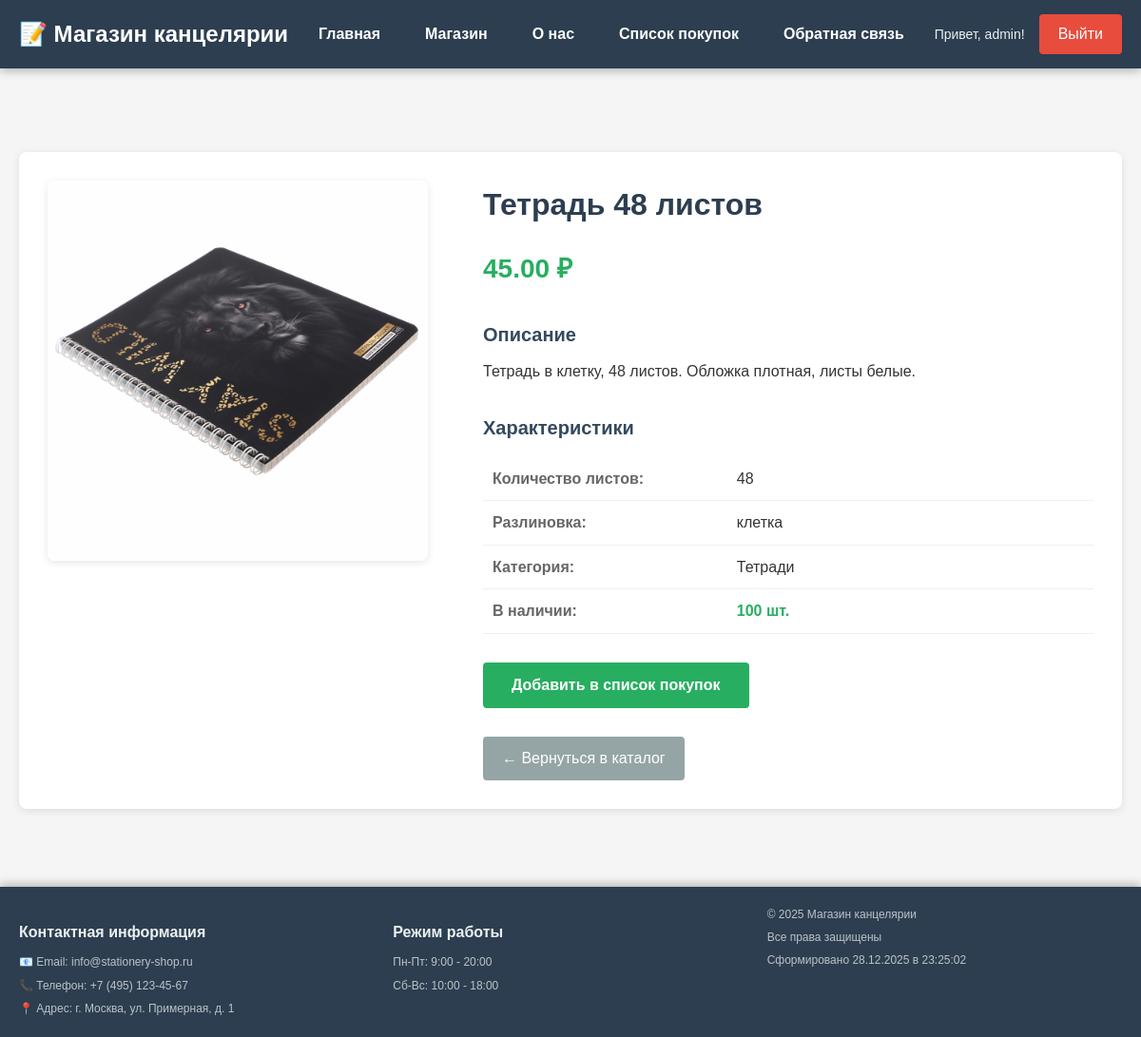
/product.php?id=4 (signed in), run on the app's committed database.
### tables this page shows
CREATE TABLE IF NOT EXISTS users (
    id INT AUTO_INCREMENT PRIMARY KEY,
    login VARCHAR(50) UNIQUE NOT NULL,
    password VARCHAR(255) NOT NULL,
    email VARCHAR(100),
    created_at TIMESTAMP DEFAULT CURRENT_TIMESTAMP
);

CREATE TABLE IF NOT EXISTS products (
    id INT AUTO_INCREMENT PRIMARY KEY,
    name VARCHAR(200) NOT NULL,
    description TEXT,
    price DECIMAL(10, 2) NOT NULL,
    image VARCHAR(255),
    category VARCHAR(100),
    characteristics TEXT,
    quantity INT DEFAULT 0,
    created_at TIMESTAMP DEFAULT CURRENT_TIMESTAMP
);

### product.php (the view, shortened to what this page needs)
<?php
include 'header.php';
$product_id = intval($_GET['id']);
$stmt = $mysql->prepare("SELECT * FROM products WHERE id = ?");
$stmt->bind_param("i", $product_id);
$stmt->execute();
$result = $stmt->get_result();
$product = $result->fetch_assoc();
$characteristics = [];
if (!empty($product['characteristics'])) {
    $chars = explode(', ', $product['characteristics']);
    foreach ($chars as $char) {
        $parts = explode(': ', $char);
        if (count($parts) == 2) {
            $characteristics[$parts[0]] = $parts[1];
        }
    }
}
?>
<div class="main-content">
    <div class="product-detail-container">
        <div class="product-detail-image">
            <img src="images/<?php echo htmlspecialchars($product['image']); ?>"
                 alt="<?php echo htmlspecialchars($product['name']); ?>"
                 onerror="this.src='images/no-image.jpg'">
        </div>
        <div class="product-detail-info">
            <h1><?php echo htmlspecialchars($product['name']); ?></h1>
            <div class="product-price-large">
                <strong><?php echo number_format($product['price'], 2, '.', ' '); ?> ₽</strong>
            </div>
            <div class="product-description-full">
                <h3>Описание</h3>
                <p><?php echo nl2br(htmlspecialchars($product['description'])); ?></p>
            </div>
            <div class="product-characteristics">
                <h3>Характеристики</h3>
                <table class="characteristics-table">
                    <?php if (!empty($characteristics)): ?>
                        <?php foreach ($characteristics as $key => $value): ?>
                            <tr>
                                <td><strong><?php echo htmlspecialchars($key); ?>:</strong></td>
                                <td><?php echo htmlspecialchars($value); ?></td>
                            </tr>
                        <?php endforeach; ?>
                    <?php else: ?>
                        <tr>
                            <td colspan="2">Характеристики не указаны</td>
                        </tr>
                    <?php endif; ?>
                    <tr>
                        <td><strong>Категория:</strong></td>
                        <td><?php echo htmlspecialchars($product['category']); ?></td>
                    </tr>
                    <tr>
                        <td><strong>В наличии:</strong></td>
                        <td>
                            <?php if ($product['quantity'] > 0): ?>
                                <span class="in-stock"><?php echo $product['quantity']; ?> шт.</span>
                            <?php else: ?>
                                <span class="out-of-stock">Нет в наличии</span>
                            <?php endif; ?>
                        </td>
                    </tr>
                </table>
            </div>
            <?php if (isset($_SESSION['user_id']) && $product['quantity'] > 0): ?>
                <div class="add-to-cart-section">
                    <button onclick="addToCart(<?php echo $product['id']; ?>)" class="add-to-cart-btn">
                        Добавить в список покупок
                    </button>
                </div>
            <?php elseif (!isset($_SESSION['user_id'])): ?>
                <div class="login-required">
                    <p>Для добавления товара в список покупок необходимо <a href="login.php">войти</a> в систему</p>
                </div>
            <?php endif; ?>
            <div class="back-to-shop">
                <a href="shop.php" class="back-btn">← Вернуться в каталог</a>
            </div>
        </div>
    </div>
</div>
<?php include 'footer.php'; ?>

### header.php (shortened to what this page needs)
<?php
include 'database.php';
$is_logged_in = isset($_SESSION['user_id']);
$current_user = null;
if ($is_logged_in) {
    $stmt = $mysql->prepare("SELECT * FROM users WHERE id = ?");
    $stmt->bind_param("i", $_SESSION['user_id']);
    $stmt->execute();
    $result = $stmt->get_result();
    $current_user = $result->fetch_assoc();
}
?>
<!DOCTYPE html>
<html lang="ru">
<head>
    <link rel="stylesheet" href="style.css">
</head>
<body>
    <div class="header">
        <div class="header-content">
            <div class="logo-section">
                <h1>📝 Магазин канцелярии</h1>
            </div>
            <nav class="navbar">
                <a href="index.php" class="<?php echo (basename($_SERVER['PHP_SELF']) == 'index.php') ? 'active' : ''; ?>">Главная</a>
                <a href="shop.php" class="<?php echo (basename($_SERVER['PHP_SELF']) == 'shop.php') ? 'active' : ''; ?>">Магазин</a>
                <a href="about.php" class="<?php echo (basename($_SERVER['PHP_SELF']) == 'about.php') ? 'active' : ''; ?>">О нас</a>
                <?php if ($is_logged_in): ?>
                    <a href="cart.php" class="<?php echo (basename($_SERVER['PHP_SELF']) == 'cart.php') ? 'active' : ''; ?>">Список покупок</a>
                    <a href="feedback.php" class="<?php echo (basename($_SERVER['PHP_SELF']) == 'feedback.php') ? 'active' : ''; ?>">Обратная связь</a>
                <?php endif; ?>
            </nav>
            <div class="auth-section">
                <?php if ($is_logged_in): ?>
                    <span class="user-info">Привет, <?php echo htmlspecialchars($current_user['login']); ?>!</span>
                    <a href="logout.php" class="logout-btn">Выйти</a>
                <?php else: ?>
                    <a href="login.php" class="login-btn">Войти</a>
                <?php endif; ?>
            </div>
        </div>
    </div>

### style.css (style rules this page uses)
* { box-sizing: border-box; margin: 0; padding: 0; }
body { font-family: Arial, sans-serif; background: #f5f5f5; color: #333; line-height: 1.6; padding-top: 120px; padding-bottom: 200px; }
.header { background: #2c3e50; color: #fff; padding: 15px 0; position: fixed; top: 0; width: 100%; z-index: 1000; box-shadow: 0 2px 10px rgba(0, 0, 0, 0.3); }
.header-content { max-width: 1200px; margin: 0 auto; padding: 0 20px; display: flex; justify-content: space-between; align-items: center; flex-wrap: wrap; }
.logo-section h1 { font-size: 24px; margin: 0; }
.navbar { display: flex; gap: 15px; flex-wrap: wrap; }
.navbar a { text-decoration: none; color: #fff; font-weight: 600; padding: 8px 16px; border-radius: 4px; transition: all 0.3s ease; }
.auth-section { display: flex; align-items: center; gap: 15px; }
.user-info { color: #ecf0f1; font-size: 14px; }
.login-btn, .logout-btn { background: #3498db; color: white; padding: 8px 20px; text-decoration: none; border-radius: 4px; transition: background 0.3s ease; }
.logout-btn { background: #e74c3c; }
.main-content { max-width: 1200px; margin: 0 auto; padding: 20px; }
h3 { color: #34495e; margin: 20px 0 10px; font-size: 20px; }
.product-detail-container { display: grid; grid-template-columns: 1fr 1.5fr; gap: 30px; background: #fff; padding: 30px; border-radius: 8px; box-shadow: 0 2px 8px rgba(0, 0, 0, 0.1); margin: 20px 0; }
.product-detail-image { width: 100%; }
.product-detail-image img { width: 100%; max-width: 400px; height: auto; border-radius: 8px; box-shadow: 0 2px 8px rgba(0, 0, 0, 0.1); }
.product-detail-info h1 { color: #2c3e50; margin: 0 0 20px 0; font-size: 32px; }
.product-price-large { font-size: 28px; color: #27ae60; font-weight: bold; margin: 20px 0; }
.product-description-full { margin: 30px 0; }
.product-characteristics { margin: 30px 0; }
.characteristics-table { width: 100%; border-collapse: collapse; margin-top: 15px; }
.characteristics-table td { padding: 10px; border-bottom: 1px solid #eee; }
.characteristics-table td:first-child { width: 40%; color: #666; }
.in-stock { color: #27ae60; font-weight: bold; }
.add-to-cart-section { margin: 30px 0; }
.add-to-cart-btn { background: #27ae60; color: white; padding: 15px 30px; border: none; border-radius: 4px; font-size: 16px; font-weight: bold; cursor: pointer; transition: background 0.3s ease; }
.back-to-shop { margin-top: 30px; }
.back-btn { display: inline-block; background: #95a5a6; color: white; padding: 10px 20px; text-decoration: none; border-radius: 4px; transition: background 0.3s ease; }

### data on the page
users: login "admin"
products: image (picture), name "Тетрадь 48 листов", price "45.00", description "Тетрадь в клетку, 48 листов. Обложка плотная, листы белые.", category "Тетради", quantity "100"

### other printed values
$key "Количество листов"
$value "48"
$key "Разлиновка"
$value "клетка"
